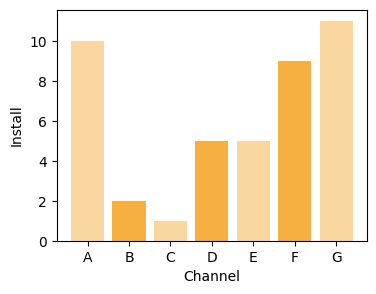

This chart was generated by the following Python code:
import mysql.connector
import  pandas as  pd
import matplotlib.pyplot as plt

config = { 
    "user": "root", 
    "password": "-", 
    "host": "10.211.55.7", #local 
    "database": "orcl", #Database name 
    "port": "3306" #port는 최초 설치 시 입력한 값(기본값은 3306) 
} 


conn = mysql.connector.connect(**config)

# db select, insert, update, delete 작업 객체
cursor = conn.cursor()

# 실행할 select 문 구성
sql = """
select channel, sum(install)
from gagong
group by channel;

"""
           
# sql 을 실행해서 cursor (메모리) 에 담는다. 
cursor.execute(sql)

# cursor(메모리)에 담긴 결과 셋 얻어오기
resultList = cursor.fetchall()  # tuple 이 들어있는 list
df = pd.DataFrame(resultList)  # 판다스 데이터 프레임으로 변환 
df.columns = ['channel', 'install']   #  컬럼명을 만들어 줍니다. 
print(df[['channel','install']])


# 시각화 
plt.bar(df['channel'], df['install'], color=['#FAD7A0','#F5B041'])
plt.xlabel('Channel',fontsize=10)
plt.ylabel('Install',fontsize=10)
plt.xticks(fontsize=10, rotation=0)
plt.yticks(fontsize=10, rotation=0)
plt.show()
